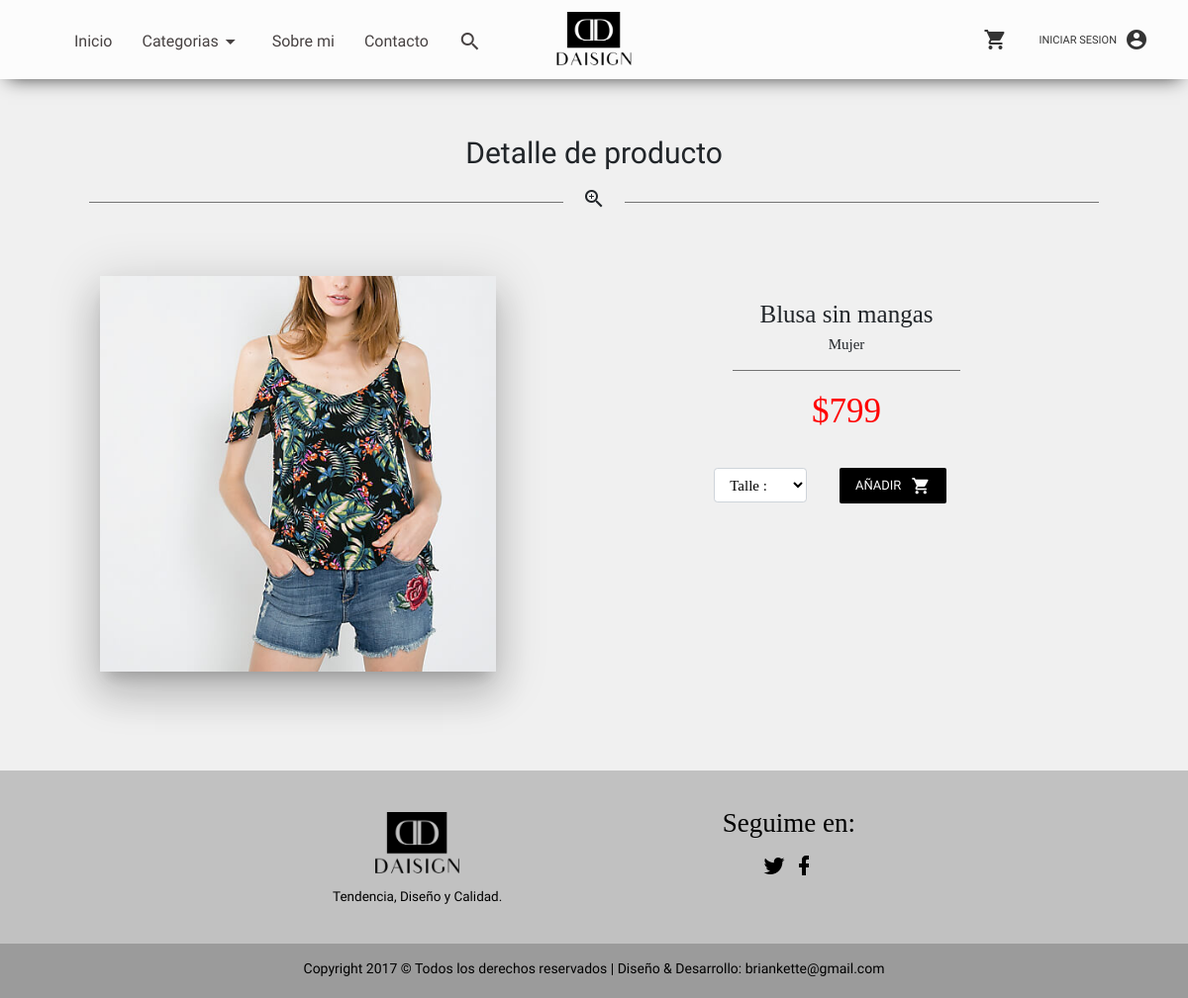
/producto/Producto.php?id=1, run on the app's committed database.
### tables this page shows
CREATE TABLE IF NOT EXISTS `producto` (
  `id` int(11) NOT NULL AUTO_INCREMENT,
  `Nombre` varchar(255) NOT NULL,
  `Categoria` varchar(255) NOT NULL,
  `Descripcion` varchar(255) NOT NULL,
  `Stock` int(11) NOT NULL,
  `Precio` varchar(255) NOT NULL,
  `Foto` varchar(255) NOT NULL,
  PRIMARY KEY (`id`)
);

### producto/Producto.php (the view, shortened to what this page needs)
<?php session_start();
try{
	$conexion = new PDO('mysql:host=localhost;dbname=proyecto_final', 'root', 'brian');
}catch(PDOException $e){
    echo "Error: " . $e->getMessage();
    die();
}
$id = isset($_GET['id']) ? (int)$_GET['id'] : false;
$statement = $conexion->prepare('SELECT * FROM producto WHERE id = :id');
$statement->execute(array(':id' => $id));
$articulo = $statement->fetch();
?>
<!DOCTYPE html>
<html lang="es">
<head>
	<link rel="stylesheet" href="https://maxcdn.bootstrapcdn.com/bootstrap/4.0.0-beta.2/css/bootstrap.min.css">
</head>
<body>
	<?php include("..\header\header.php"); ?>
	<article id="detalle">
		<div class="section">
		  	<h3>Detalle de producto</h3>
		  	<div id="divider">
		    	<hr style="float: left;">
		    	<i class="material-icons">zoom_in</i>
		    	<hr style="float: right;">
		  	</div>
		</div>
		<div class="row">
	      	<div id="izquierda" class="col s6">
	      		<img class="z-depth-5 materialboxed" id="foto" src="../fotos/<?php echo $articulo['Foto']; ?>">
	      	</div>
	      	<div id="derecha" class="col s6">
	      		<p id="nombre">
	      			<?php if (!empty($articulo['Descripcion'])) { echo $articulo['Descripcion']; } ?>
	      		</p>
	      		<p id="genero">
	      			<?php echo $articulo['Categoria']; ?>
	      		</p>
	      		<hr>
	      		<p id="precio">
	      			$<?php echo $articulo['Precio']; ?>
	      		</p>
				<div id="tyc">
		      		<select style="float: left;" id="talle" class="form-control">
		      	  	<option disabled selected>Talle :</option>
					</select>
					<a style="text-decoration:none" href="../carrito/carrito.php?id=<?php echo $articulo['id']; ?> " id="añadir" class="waves-effect waves-light btn-flat"><i id="icono" class="material-icons right">local_grocery_store</i>AÑADIR</a>
				</div>
			</div>
	    </div>
	</article>
</body>
</html>

### header/header.php (style rules this page uses)
hr { width: 600px; }
i.right { margin-left: 0px; }

### producto/Producto.php (style rules this page uses)
body { background-color: #F0F0F0; }
.row { width: 100%; margin-top: 60px; }
#foto { width: 400px; }
.section { padding-bottom: 0; }
h3 { font-family: 'Marcellus SC', serif; font-size: 30px; }
hr { width: 47%; background-color: grey; }
#detalle { margin: auto; width: 85%; margin-top: 30px; margin-bottom: 100px; text-align: center; }
footer { width: 100%; }
#nombre { font-size: 25px; font-family: 'Cinzel', serif; margin-bottom: 0px; margin-top: 20px; }
#genero { font-family: 'Cinzel', serif; }
#precio { color: red; font-size: 35px; margin-bottom: 30px; font-family: 'Cinzel', serif; }
#talle { width: 35%; font-family: 'Cinzel', serif; color: black; color-rendering: black; }
#tyc { width: 55%; margin: auto; }
#añadir { background-color: black; font-size: 13px; font-family: 'Marcellus SC', serif; color: white; }
#icono { padding-left: 10px; }

### data on the page
producto: Foto (picture), Descripcion "Blusa sin mangas", Categoria "Mujer", Precio "799"
